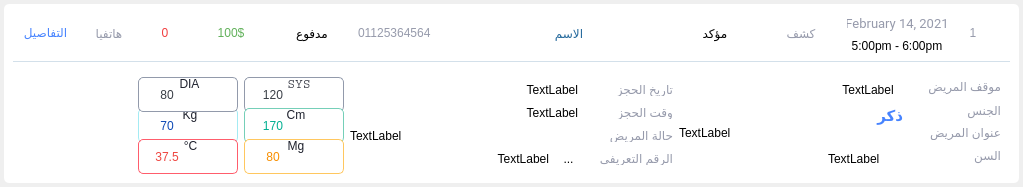
<?xml version="1.0" encoding="UTF-8"?>
<ui version="4.0">
 <class>Form</class>
 <widget class="QWidget" name="Form">
  <property name="geometry">
   <rect>
    <x>0</x>
    <y>0</y>
    <width>1023</width>
    <height>187</height>
   </rect>
  </property>
  <property name="windowTitle">
   <string>Form</string>
  </property>
  <property name="layoutDirection">
   <enum>Qt::RightToLeft</enum>
  </property>
  <property name="styleSheet">
   <string notr="true">QGroupBox{background-color:#ffffff;border-radius:5px;}</string>
  </property>
  <layout class="QVBoxLayout" name="verticalLayout">
   <property name="leftMargin">
    <number>4</number>
   </property>
   <property name="topMargin">
    <number>4</number>
   </property>
   <property name="rightMargin">
    <number>4</number>
   </property>
   <property name="bottomMargin">
    <number>4</number>
   </property>
   <item>
    <widget class="QGroupBox" name="groupBox">
     <property name="styleSheet">
      <string notr="true"/>
     </property>
     <property name="title">
      <string/>
     </property>
     <property name="checkable">
      <bool>false</bool>
     </property>
     <property name="checked">
      <bool>false</bool>
     </property>
     <layout class="QVBoxLayout" name="verticalLayout_3">
      <item>
       <layout class="QHBoxLayout" name="horizontalLayout">
        <item>
         <widget class="QLabel" name="status">
          <property name="maximumSize">
           <size>
            <width>11</width>
            <height>16777215</height>
           </size>
          </property>
          <property name="text">
           <string/>
          </property>
          <property name="pixmap">
           <pixmap resource="sources.qrc">:/MainSources/wait.png</pixmap>
          </property>
          <property name="alignment">
           <set>Qt::AlignCenter</set>
          </property>
         </widget>
        </item>
        <item>
         <widget class="QLabel" name="rakm">
          <property name="minimumSize">
           <size>
            <width>40</width>
            <height>40</height>
           </size>
          </property>
          <property name="maximumSize">
           <size>
            <width>40</width>
            <height>40</height>
           </size>
          </property>
          <property name="styleSheet">
           <string notr="true">QLabel{color:#969aab;}</string>
          </property>
          <property name="text">
           <string>1</string>
          </property>
          <property name="alignment">
           <set>Qt::AlignCenter</set>
          </property>
         </widget>
        </item>
        <item>
         <layout class="QVBoxLayout" name="verticalLayout_2">
          <item>
           <widget class="QLabel" name="tareekh">
            <property name="minimumSize">
             <size>
              <width>100</width>
              <height>20</height>
             </size>
            </property>
            <property name="maximumSize">
             <size>
              <width>100</width>
              <height>40</height>
             </size>
            </property>
            <property name="font">
             <font>
              <family>Roboto</family>
              <pointsize>10</pointsize>
             </font>
            </property>
            <property name="styleSheet">
             <string notr="true">QLabel{color:#969aab;}</string>
            </property>
            <property name="text">
             <string>February 14, 2021</string>
            </property>
            <property name="alignment">
             <set>Qt::AlignCenter</set>
            </property>
           </widget>
          </item>
          <item>
           <widget class="QLabel" name="wakt">
            <property name="maximumSize">
             <size>
              <width>100</width>
              <height>40</height>
             </size>
            </property>
            <property name="text">
             <string>5:00pm - 6:00pm</string>
            </property>
            <property name="alignment">
             <set>Qt::AlignCenter</set>
            </property>
           </widget>
          </item>
         </layout>
        </item>
        <item>
         <widget class="QLabel" name="hagz">
          <property name="minimumSize">
           <size>
            <width>80</width>
            <height>0</height>
           </size>
          </property>
          <property name="maximumSize">
           <size>
            <width>80</width>
            <height>16777215</height>
           </size>
          </property>
          <property name="styleSheet">
           <string notr="true">QLabel{color:#969aab;}</string>
          </property>
          <property name="text">
           <string>كشف</string>
          </property>
          <property name="alignment">
           <set>Qt::AlignCenter</set>
          </property>
         </widget>
        </item>
        <item>
         <widget class="QLabel" name="moak">
          <property name="minimumSize">
           <size>
            <width>80</width>
            <height>0</height>
           </size>
          </property>
          <property name="maximumSize">
           <size>
            <width>80</width>
            <height>30</height>
           </size>
          </property>
          <property name="styleSheet">
           <string notr="true">QLabel{padding-left:5px;padding-right:5px;height:30px;border-radius:10px;}</string>
          </property>
          <property name="text">
           <string>مؤكد</string>
          </property>
          <property name="alignment">
           <set>Qt::AlignCenter</set>
          </property>
         </widget>
        </item>
        <item>
         <widget class="QLabel" name="esm">
          <property name="minimumSize">
           <size>
            <width>200</width>
            <height>0</height>
           </size>
          </property>
          <property name="maximumSize">
           <size>
            <width>200</width>
            <height>40</height>
           </size>
          </property>
          <property name="layoutDirection">
           <enum>Qt::RightToLeft</enum>
          </property>
          <property name="styleSheet">
           <string notr="true">QLabel{color:#23689b;}</string>
          </property>
          <property name="midLineWidth">
           <number>0</number>
          </property>
          <property name="text">
           <string>الاسم</string>
          </property>
          <property name="textFormat">
           <enum>Qt::AutoText</enum>
          </property>
          <property name="alignment">
           <set>Qt::AlignCenter</set>
          </property>
          <property name="wordWrap">
           <bool>true</bool>
          </property>
         </widget>
        </item>
        <item>
         <widget class="QLabel" name="phone">
          <property name="minimumSize">
           <size>
            <width>105</width>
            <height>0</height>
           </size>
          </property>
          <property name="maximumSize">
           <size>
            <width>105</width>
            <height>16777215</height>
           </size>
          </property>
          <property name="font">
           <font>
            <family>Segoe UI</family>
           </font>
          </property>
          <property name="styleSheet">
           <string notr="true">QLabel{color:#969aab;}</string>
          </property>
          <property name="text">
           <string>01125364564</string>
          </property>
          <property name="alignment">
           <set>Qt::AlignLeading|Qt::AlignLeft|Qt::AlignVCenter</set>
          </property>
         </widget>
        </item>
        <item>
         <widget class="QLabel" name="paid">
          <property name="minimumSize">
           <size>
            <width>80</width>
            <height>0</height>
           </size>
          </property>
          <property name="maximumSize">
           <size>
            <width>80</width>
            <height>16777215</height>
           </size>
          </property>
          <property name="text">
           <string>مدفوع</string>
          </property>
          <property name="alignment">
           <set>Qt::AlignCenter</set>
          </property>
         </widget>
        </item>
        <item>
         <widget class="QLabel" name="money">
          <property name="minimumSize">
           <size>
            <width>70</width>
            <height>0</height>
           </size>
          </property>
          <property name="maximumSize">
           <size>
            <width>70</width>
            <height>16777215</height>
           </size>
          </property>
          <property name="styleSheet">
           <string notr="true">QLabel{color:#61b15a;}</string>
          </property>
          <property name="text">
           <string>100$</string>
          </property>
          <property name="alignment">
           <set>Qt::AlignCenter</set>
          </property>
         </widget>
        </item>
        <item>
         <widget class="QLabel" name="cost">
          <property name="minimumSize">
           <size>
            <width>50</width>
            <height>0</height>
           </size>
          </property>
          <property name="maximumSize">
           <size>
            <width>60</width>
            <height>16777215</height>
           </size>
          </property>
          <property name="styleSheet">
           <string notr="true">QLabel{color:#f13e3f;}</string>
          </property>
          <property name="text">
           <string>0</string>
          </property>
          <property name="alignment">
           <set>Qt::AlignCenter</set>
          </property>
         </widget>
        </item>
        <item>
         <widget class="QLabel" name="tyhagz">
          <property name="minimumSize">
           <size>
            <width>50</width>
            <height>0</height>
           </size>
          </property>
          <property name="maximumSize">
           <size>
            <width>50</width>
            <height>16777215</height>
           </size>
          </property>
          <property name="styleSheet">
           <string notr="true">QLabel{color:#969aab;}</string>
          </property>
          <property name="text">
           <string>هاتفيا</string>
          </property>
          <property name="alignment">
           <set>Qt::AlignCenter</set>
          </property>
         </widget>
        </item>
        <item>
         <widget class="QPushButton" name="ezhar">
          <property name="styleSheet">
           <string notr="true">QPushButton{border:0px;background-color:transparent;padding-left:10px;
padding-right:10px;}
QPushButton{color:#4683ff;}</string>
          </property>
          <property name="text">
           <string>التفاصيل</string>
          </property>
         </widget>
        </item>
       </layout>
      </item>
      <item>
       <widget class="Line" name="line">
        <property name="styleSheet">
         <string notr="true">QWidget{ border:0px;border-bottom:1px solid #d3e0ea;}</string>
        </property>
        <property name="orientation">
         <enum>Qt::Horizontal</enum>
        </property>
       </widget>
      </item>
      <item>
       <widget class="QGroupBox" name="infobox">
        <property name="minimumSize">
         <size>
          <width>0</width>
          <height>100</height>
         </size>
        </property>
        <property name="title">
         <string/>
        </property>
        <layout class="QHBoxLayout" name="horizontalLayout_3">
         <item>
          <layout class="QFormLayout" name="formLayout">
           <property name="horizontalSpacing">
            <number>20</number>
           </property>
           <property name="verticalSpacing">
            <number>6</number>
           </property>
           <item row="0" column="0">
            <widget class="QLabel" name="label">
             <property name="styleSheet">
              <string notr="true">QLabel{color:#969aab;}</string>
             </property>
             <property name="text">
              <string>موقف المريض</string>
             </property>
            </widget>
           </item>
           <item row="2" column="0">
            <widget class="QLabel" name="label2">
             <property name="styleSheet">
              <string notr="true">QLabel{color:#969aab;}</string>
             </property>
             <property name="text">
              <string>عنوان المريض</string>
             </property>
            </widget>
           </item>
           <item row="1" column="0">
            <widget class="QLabel" name="label3">
             <property name="styleSheet">
              <string notr="true">QLabel{color:#969aab;}</string>
             </property>
             <property name="text">
              <string>الجنس</string>
             </property>
            </widget>
           </item>
           <item row="0" column="1">
            <widget class="QLabel" name="hala">
             <property name="minimumSize">
              <size>
               <width>0</width>
               <height>25</height>
              </size>
             </property>
             <property name="maximumSize">
              <size>
               <width>80</width>
               <height>16777215</height>
              </size>
             </property>
             <property name="styleSheet">
              <string notr="true"/>
             </property>
             <property name="text">
              <string>TextLabel</string>
             </property>
             <property name="alignment">
              <set>Qt::AlignCenter</set>
             </property>
            </widget>
           </item>
           <item row="1" column="1">
            <widget class="QComboBox" name="gens">
             <property name="enabled">
              <bool>false</bool>
             </property>
             <property name="minimumSize">
              <size>
               <width>0</width>
               <height>30</height>
              </size>
             </property>
             <property name="maximumSize">
              <size>
               <width>70</width>
               <height>16777215</height>
              </size>
             </property>
             <property name="font">
              <font>
               <family>Arial</family>
               <pointsize>11</pointsize>
               <weight>75</weight>
               <bold>true</bold>
              </font>
             </property>
             <property name="styleSheet">
              <string notr="true">QComboBox{
background-color:#ffffff;
border: 0px;
color:#4683ff;
border-style: solid;
border-color:#ffffff;
border-radius:5px;}
QComboBox::drop-down {
subcontrol-origin: padding;
subcontrol-position: top right;
width: 0px;
border-top-right-radius: 3px;
border-bottom-right-radius: 3px;}
QComboBox::down-arrow {image: url();}</string>
             </property>
             <property name="currentIndex">
              <number>0</number>
             </property>
             <item>
              <property name="text">
               <string>ذكر</string>
              </property>
              <property name="icon">
               <iconset resource="sources.qrc">
                <normaloff>:/MainSources/Male-icon.png</normaloff>
                <disabledoff>:/MainSources/Male-icon.png</disabledoff>:/MainSources/Male-icon.png</iconset>
              </property>
             </item>
             <item>
              <property name="text">
               <string>أنثى</string>
              </property>
              <property name="icon">
               <iconset resource="sources.qrc">
                <normaloff>:/MainSources/Female-icon.png</normaloff>
                <disabledoff>:/MainSources/Female-icon.png</disabledoff>:/MainSources/Female-icon.png</iconset>
              </property>
             </item>
            </widget>
           </item>
           <item row="2" column="1">
            <widget class="QLabel" name="enwan">
             <property name="minimumSize">
              <size>
               <width>200</width>
               <height>0</height>
              </size>
             </property>
             <property name="text">
              <string>TextLabel</string>
             </property>
            </widget>
           </item>
           <item row="3" column="1">
            <widget class="QLabel" name="age">
             <property name="minimumSize">
              <size>
               <width>0</width>
               <height>25</height>
              </size>
             </property>
             <property name="maximumSize">
              <size>
               <width>80</width>
               <height>16777215</height>
              </size>
             </property>
             <property name="text">
              <string>TextLabel</string>
             </property>
             <property name="alignment">
              <set>Qt::AlignLeading|Qt::AlignLeft|Qt::AlignVCenter</set>
             </property>
            </widget>
           </item>
           <item row="3" column="0">
            <widget class="QLabel" name="label11">
             <property name="styleSheet">
              <string notr="true">QLabel{color:#969aab;}</string>
             </property>
             <property name="text">
              <string>السن</string>
             </property>
            </widget>
           </item>
          </layout>
         </item>
         <item>
          <layout class="QFormLayout" name="formLayout_2">
           <property name="horizontalSpacing">
            <number>20</number>
           </property>
           <property name="verticalSpacing">
            <number>10</number>
           </property>
           <property name="topMargin">
            <number>6</number>
           </property>
           <item row="0" column="0">
            <widget class="QLabel" name="label4">
             <property name="styleSheet">
              <string notr="true">QLabel{color:#969aab;}</string>
             </property>
             <property name="text">
              <string>تاريخ الحجز</string>
             </property>
            </widget>
           </item>
           <item row="0" column="1">
            <widget class="QLabel" name="date">
             <property name="minimumSize">
              <size>
               <width>0</width>
               <height>0</height>
              </size>
             </property>
             <property name="text">
              <string>TextLabel</string>
             </property>
             <property name="alignment">
              <set>Qt::AlignRight|Qt::AlignTrailing|Qt::AlignVCenter</set>
             </property>
            </widget>
           </item>
           <item row="1" column="0">
            <widget class="QLabel" name="label62">
             <property name="styleSheet">
              <string notr="true">QLabel{color:#969aab;}</string>
             </property>
             <property name="text">
              <string>وقت الحجز</string>
             </property>
            </widget>
           </item>
           <item row="1" column="1">
            <widget class="QLabel" name="tim">
             <property name="text">
              <string>TextLabel</string>
             </property>
             <property name="alignment">
              <set>Qt::AlignRight|Qt::AlignTrailing|Qt::AlignVCenter</set>
             </property>
            </widget>
           </item>
           <item row="2" column="0">
            <widget class="QLabel" name="label8">
             <property name="styleSheet">
              <string notr="true">QLabel{color:#969aab;}</string>
             </property>
             <property name="text">
              <string>حالة المريض</string>
             </property>
            </widget>
           </item>
           <item row="2" column="1">
            <widget class="QLabel" name="pastat">
             <property name="text">
              <string>TextLabel</string>
             </property>
            </widget>
           </item>
           <item row="3" column="0">
            <widget class="QLabel" name="label6">
             <property name="styleSheet">
              <string notr="true">QLabel{color:#969aab;}</string>
             </property>
             <property name="text">
              <string>الرقم التعريفى</string>
             </property>
            </widget>
           </item>
           <item row="3" column="1">
            <layout class="QHBoxLayout" name="horizontalLayout_2">
             <property name="spacing">
              <number>10</number>
             </property>
             <item>
              <widget class="QToolButton" name="toolButton">
               <property name="styleSheet">
                <string notr="true">QToolButton{border:0px;background-color:transparent;}</string>
               </property>
               <property name="text">
                <string>...</string>
               </property>
               <property name="icon">
                <iconset resource="sources.qrc">
                 <normaloff>:/MainSources/copy.png</normaloff>:/MainSources/copy.png</iconset>
               </property>
               <property name="iconSize">
                <size>
                 <width>16</width>
                 <height>16</height>
                </size>
               </property>
              </widget>
             </item>
             <item>
              <widget class="QLabel" name="tareef">
               <property name="text">
                <string>TextLabel</string>
               </property>
               <property name="alignment">
                <set>Qt::AlignRight|Qt::AlignTrailing|Qt::AlignVCenter</set>
               </property>
              </widget>
             </item>
            </layout>
           </item>
          </layout>
         </item>
         <item>
          <layout class="QFormLayout" name="formLayout_3">
           <item row="0" column="0">
            <widget class="QGroupBox" name="groupBox2">
             <property name="minimumSize">
              <size>
               <width>100</width>
               <height>35</height>
              </size>
             </property>
             <property name="maximumSize">
              <size>
               <width>100</width>
               <height>35</height>
              </size>
             </property>
             <property name="font">
              <font>
               <family>Courier</family>
               <pointsize>10</pointsize>
              </font>
             </property>
             <property name="styleSheet">
              <string notr="true">QGroupBox{
border-radius:5px;
border:1px solid;
border-color:#929aab;}
QGroupBox:title {
subcontrol-origin: margin;
subcontrol-position:center top;
background-color:transparent;
color: #1e212d;}
QLabel{color:#393e46 ;}</string>
             </property>
             <property name="title">
              <string>SYS</string>
             </property>
             <layout class="QHBoxLayout" name="horizontalLayout_4">
              <property name="spacing">
               <number>2</number>
              </property>
              <property name="leftMargin">
               <number>9</number>
              </property>
              <property name="topMargin">
               <number>0</number>
              </property>
              <property name="rightMargin">
               <number>9</number>
              </property>
              <property name="bottomMargin">
               <number>0</number>
              </property>
              <item>
               <widget class="QLabel" name="label_2">
                <property name="text">
                 <string/>
                </property>
                <property name="pixmap">
                 <pixmap resource="sources.qrc">:/MainSources/bloodpressure.png</pixmap>
                </property>
               </widget>
              </item>
              <item>
               <widget class="QLabel" name="bpressure">
                <property name="text">
                 <string>120</string>
                </property>
                <property name="alignment">
                 <set>Qt::AlignCenter</set>
                </property>
               </widget>
              </item>
             </layout>
            </widget>
           </item>
           <item row="1" column="0">
            <widget class="QGroupBox" name="groupBox4">
             <property name="minimumSize">
              <size>
               <width>100</width>
               <height>35</height>
              </size>
             </property>
             <property name="maximumSize">
              <size>
               <width>100</width>
               <height>35</height>
              </size>
             </property>
             <property name="styleSheet">
              <string notr="true">QGroupBox{
border-radius:5px;
border:1px solid;
border-color:#75cfb8;}
QGroupBox:title {
subcontrol-origin: margin;
subcontrol-position:center top;
background-color:transparent;
color: #1e212d;}
QLabel{color:#00af91 ;}</string>
             </property>
             <property name="title">
              <string>Cm</string>
             </property>
             <layout class="QHBoxLayout" name="horizontalLayout_5">
              <property name="spacing">
               <number>2</number>
              </property>
              <property name="leftMargin">
               <number>9</number>
              </property>
              <property name="topMargin">
               <number>0</number>
              </property>
              <property name="rightMargin">
               <number>9</number>
              </property>
              <property name="bottomMargin">
               <number>0</number>
              </property>
              <item>
               <widget class="QLabel" name="label_4">
                <property name="text">
                 <string/>
                </property>
                <property name="pixmap">
                 <pixmap resource="sources.qrc">:/MainSources/heightbody.png</pixmap>
                </property>
               </widget>
              </item>
              <item>
               <widget class="QLabel" name="height">
                <property name="text">
                 <string>170</string>
                </property>
                <property name="alignment">
                 <set>Qt::AlignCenter</set>
                </property>
               </widget>
              </item>
             </layout>
            </widget>
           </item>
           <item row="1" column="1">
            <widget class="QGroupBox" name="groupBox5">
             <property name="minimumSize">
              <size>
               <width>100</width>
               <height>35</height>
              </size>
             </property>
             <property name="maximumSize">
              <size>
               <width>100</width>
               <height>35</height>
              </size>
             </property>
             <property name="styleSheet">
              <string notr="true">QGroupBox{
border-radius:5px;
border:1px solid;
border-color:#a4ebf3;}
QGroupBox:title {
subcontrol-origin: margin;
subcontrol-position:center top;
background-color:transparent;
color: #1e212d;}
QLabel{color:#0e49b5 ;}</string>
             </property>
             <property name="title">
              <string>Kg</string>
             </property>
             <layout class="QHBoxLayout" name="horizontalLayout_7">
              <property name="spacing">
               <number>2</number>
              </property>
              <property name="leftMargin">
               <number>9</number>
              </property>
              <property name="topMargin">
               <number>0</number>
              </property>
              <property name="rightMargin">
               <number>9</number>
              </property>
              <property name="bottomMargin">
               <number>0</number>
              </property>
              <item>
               <widget class="QLabel" name="label_6">
                <property name="text">
                 <string/>
                </property>
                <property name="pixmap">
                 <pixmap resource="sources.qrc">:/MainSources/scalefeet.png</pixmap>
                </property>
               </widget>
              </item>
              <item>
               <widget class="QLabel" name="weight">
                <property name="text">
                 <string>70</string>
                </property>
                <property name="alignment">
                 <set>Qt::AlignCenter</set>
                </property>
               </widget>
              </item>
             </layout>
            </widget>
           </item>
           <item row="2" column="0">
            <widget class="QGroupBox" name="groupBox3">
             <property name="minimumSize">
              <size>
               <width>100</width>
               <height>35</height>
              </size>
             </property>
             <property name="maximumSize">
              <size>
               <width>100</width>
               <height>35</height>
              </size>
             </property>
             <property name="styleSheet">
              <string notr="true">QGroupBox{
border-radius:5px;
border:1px solid;
border-color:#ffc75f;}
QGroupBox:title {
subcontrol-origin: margin;
subcontrol-position:center top;
background-color:transparent;
color: #1e212d;}
QLabel{color:#f88f01 ;}</string>
             </property>
             <property name="title">
              <string>Mg</string>
             </property>
             <layout class="QHBoxLayout" name="horizontalLayout_6">
              <property name="spacing">
               <number>2</number>
              </property>
              <property name="leftMargin">
               <number>9</number>
              </property>
              <property name="topMargin">
               <number>0</number>
              </property>
              <property name="rightMargin">
               <number>9</number>
              </property>
              <property name="bottomMargin">
               <number>0</number>
              </property>
              <item>
               <widget class="QLabel" name="label_8">
                <property name="text">
                 <string/>
                </property>
                <property name="pixmap">
                 <pixmap resource="sources.qrc">:/MainSources/glucosemeter.png</pixmap>
                </property>
               </widget>
              </item>
              <item>
               <widget class="QLabel" name="diabetes">
                <property name="text">
                 <string>80</string>
                </property>
                <property name="alignment">
                 <set>Qt::AlignCenter</set>
                </property>
               </widget>
              </item>
             </layout>
            </widget>
           </item>
           <item row="0" column="1">
            <widget class="QGroupBox" name="groupBox6">
             <property name="minimumSize">
              <size>
               <width>100</width>
               <height>35</height>
              </size>
             </property>
             <property name="maximumSize">
              <size>
               <width>100</width>
               <height>35</height>
              </size>
             </property>
             <property name="styleSheet">
              <string notr="true">QGroupBox{
border-radius:5px;
border:1px solid;
border-color:#929aab;}
QGroupBox:title {
subcontrol-origin: margin;
subcontrol-position:center top;
background-color:transparent;
color: #1e212d;}
QLabel{color:#393e46 ;}</string>
             </property>
             <property name="title">
              <string>DIA</string>
             </property>
             <layout class="QHBoxLayout" name="horizontalLayout_8">
              <property name="spacing">
               <number>2</number>
              </property>
              <property name="topMargin">
               <number>0</number>
              </property>
              <property name="bottomMargin">
               <number>0</number>
              </property>
              <item>
               <widget class="QLabel" name="label_7">
                <property name="text">
                 <string/>
                </property>
                <property name="pixmap">
                 <pixmap resource="sources.qrc">:/MainSources/bloodpressure.png</pixmap>
                </property>
               </widget>
              </item>
              <item>
               <widget class="QLabel" name="lblood">
                <property name="text">
                 <string>80</string>
                </property>
                <property name="alignment">
                 <set>Qt::AlignCenter</set>
                </property>
               </widget>
              </item>
             </layout>
            </widget>
           </item>
           <item row="2" column="1">
            <widget class="QGroupBox" name="groupBox7">
             <property name="minimumSize">
              <size>
               <width>100</width>
               <height>35</height>
              </size>
             </property>
             <property name="maximumSize">
              <size>
               <width>100</width>
               <height>35</height>
              </size>
             </property>
             <property name="styleSheet">
              <string notr="true">QGroupBox{
border-radius:5px;
border:1px solid;
border-color:#ff5d6c;}
QGroupBox:title {
subcontrol-origin: margin;
subcontrol-position:center top;
background-color:transparent;
color: #1e212d;}
QLabel{color:#ee4540 ;}</string>
             </property>
             <property name="title">
              <string>°C</string>
             </property>
             <layout class="QHBoxLayout" name="horizontalLayout_9">
              <property name="spacing">
               <number>2</number>
              </property>
              <property name="topMargin">
               <number>0</number>
              </property>
              <property name="bottomMargin">
               <number>0</number>
              </property>
              <item>
               <widget class="QLabel" name="label_5">
                <property name="text">
                 <string/>
                </property>
                <property name="pixmap">
                 <pixmap resource="sources.qrc">:/MainSources/temp.png</pixmap>
                </property>
               </widget>
              </item>
              <item>
               <widget class="QLabel" name="temp">
                <property name="text">
                 <string>37.5</string>
                </property>
                <property name="alignment">
                 <set>Qt::AlignCenter</set>
                </property>
               </widget>
              </item>
             </layout>
            </widget>
           </item>
          </layout>
         </item>
        </layout>
       </widget>
      </item>
     </layout>
    </widget>
   </item>
  </layout>
 </widget>
 <resources>
  <include location="sources.qrc"/>
 </resources>
 <connections/>
</ui>
